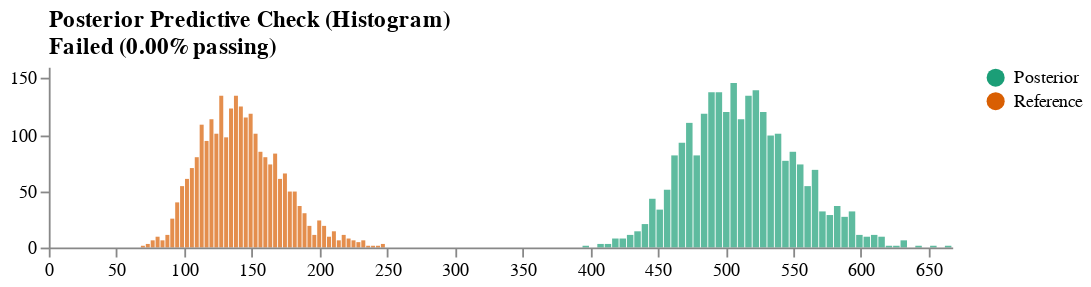

Here is the notebook cell this chart was saved with:
### Code cell
result, schema = checks.posterior_predictive(r30, i30, tests=[checks.KL(1)])
vega.ipy_display(schema)

### Figure 1 — Vega specification as saved in the notebook (floating-point values rounded to 4 significant figures)
{"$schema": "https://vega.github.io/schema/vega/v5.json", "axes": [{"orient": "bottom", "scale": "xscale", "zindex": 1}, {"orient": "left", "scale": "yscale", "tickCount": 5, "zindex": 1}], "data": [{"name": "binned", "values": [{"bin0": 394.3, "bin1": 399.8, "count": 1, "label": "Posterior"}, {"bin0": 399.8, "bin1": 405.3, "count": 0, "label": "Posterior"}, {"bin0": 405.3, "bin1": 410.7, "count": 3, "label": "Posterior"}, {"bin0": 410.7, "bin1": 416.2, "count": 3, "label": "Posterior"}, {"bin0": 416.2, "bin1": 421.7, "count": 8, "label": "Posterior"}, {"bin0": 421.7, "bin1": 427.1, "count": 8, "label": "Posterior"}, {"bin0": 427.1, "bin1": 432.6, "count": 11, "label": "Posterior"}, {"bin0": 432.6, "bin1": 438.1, "count": 14, "label": "Posterior"}, {"bin0": 438.1, "bin1": 443.5, "count": 21, "label": "Posterior"}, {"bin0": 443.5, "bin1": 449.0, "count": 44, "label": "Posterior"}, {"bin0": 449.0, "bin1": 454.5, "count": 33, "label": "Posterior"}, {"bin0": 454.5, "bin1": 459.9, "count": 52, "label": "Posterior"}, {"bin0": 459.9, "bin1": 465.4, "count": 81, "label": "Posterior"}, {"bin0": 465.4, "bin1": 470.8, "count": 93, "label": "Posterior"}, {"bin0": 470.8, "bin1": 476.3, "count": 111, "label": "Posterior"}, {"bin0": 476.3, "bin1": 481.8, "count": 81, "label": "Posterior"}, {"bin0": 481.8, "bin1": 487.2, "count": 119, "label": "Posterior"}, {"bin0": 487.2, "bin1": 492.7, "count": 137, "label": "Posterior"}, {"bin0": 492.7, "bin1": 498.2, "count": 138, "label": "Posterior"}, {"bin0": 498.2, "bin1": 503.6, "count": 120, "label": "Posterior"}, {"bin0": 503.6, "bin1": 509.1, "count": 146, "label": "Posterior"}, {"bin0": 509.1, "bin1": 514.6, "count": 114, "label": "Posterior"}, {"bin0": 514.6, "bin1": 520.0, "count": 135, "label": "Posterior"}, {"bin0": 520.0, "bin1": 525.5, "count": 140, "label": "Posterior"}, {"bin0": 525.5, "bin1": 530.9, "count": 120, "label": "Posterior"}, {"bin0": 530.9, "bin1": 536.4, "count": 99, "label": "Posterior"}, {"bin0": 536.4, "bin1": 541.9, "count": 101, "label": "Posterior"}, {"bin0": 541.9, "bin1": 547.3, "count": 77, "label": "Posterior"}, {"bin0": 547.3, "bin1": 552.8, "count": 85, "label": "Posterior"}, {"bin0": 552.8, "bin1": 558.3, "count": 73, "label": "Posterior"}, {"bin0": 558.3, "bin1": 563.7, "count": 54, "label": "Posterior"}, {"bin0": 563.7, "bin1": 569.2, "count": 68, "label": "Posterior"}, {"bin0": 569.2, "bin1": 574.7, "count": 32, "label": "Posterior"}, {"bin0": 574.7, "bin1": 580.1, "count": 29, "label": "Posterior"}, {"bin0": 580.1, "bin1": 585.6, "count": 37, "label": "Posterior"}, {"bin0": 585.6, "bin1": 591.0, "count": 27, "label": "Posterior"}, {"bin0": 591.0, "bin1": 596.5, "count": 32, "label": "Posterior"}, {"bin0": 596.5, "bin1": 602.0, "count": 11, "label": "Posterior"}, {"bin0": 602.0, "bin1": 607.4, "count": 9, "label": "Posterior"}, {"bin0": 607.4, "bin1": 612.9, "count": 11, "label": "Posterior"}, {"bin0": 612.9, "bin1": 618.4, "count": 10, "label": "Posterior"}, {"bin0": 618.4, "bin1": 623.8, "count": 1, "label": "Posterior"}, {"bin0": 623.8, "bin1": 629.3, "count": 1, "label": "Posterior"}, {"bin0": 629.3, "bin1": 634.8, "count": 6, "label": "Posterior"}, {"bin0": 634.8, "bin1": 640.2, "count": 0, "label": "Posterior"}, {"bin0": 640.2, "bin1": 645.7, "count": 1, "label": "Posterior"}, {"bin0": 645.7, "bin1": 651.2, "count": 0, "label": "Posterior"}, {"bin0": 651.2, "bin1": 656.6, "count": 2, "label": "Posterior"}, {"bin0": 656.6, "bin1": 662.1, "count": 0, "label": "Posterior"}, {"bin0": 662.1, "bin1": 667.5, "count": 1, "label": "Posterior"}, {"bin0": 68.05, "bin1": 71.67, "count": 2, "label": "Reference"}, {"bin0": 71.67, "bin1": 75.29, "count": 4, "label": "Reference"}, {"bin0": 75.29, "bin1": 78.91, "count": 7, "label": "Reference"}, {"bin0": 78.91, "bin1": 82.53, "count": 10, "label": "Reference"}, {"bin0": 82.53, "bin1": 86.14, "count": 6, "label": "Reference"}, {"bin0": 86.14, "bin1": 89.76, "count": 12, "label": "Reference"}, {"bin0": 89.76, "bin1": 93.38, "count": 25, "label": "Reference"}, {"bin0": 93.38, "bin1": 97.0, "count": 40, "label": "Reference"}, {"bin0": 97.0, "bin1": 100.6, "count": 54, "label": "Reference"}, {"bin0": 100.6, "bin1": 104.2, "count": 61, "label": "Reference"}, {"bin0": 104.2, "bin1": 107.9, "count": 70, "label": "Reference"}, {"bin0": 107.9, "bin1": 111.5, "count": 80, "label": "Reference"}, {"bin0": 111.5, "bin1": 115.1, "count": 109, "label": "Reference"}, {"bin0": 115.1, "bin1": 118.7, "count": 94, "label": "Reference"}, {"bin0": 118.7, "bin1": 122.3, "count": 113, "label": "Reference"}, {"bin0": 122.3, "bin1": 125.9, "count": 101, "label": "Reference"}, {"bin0": 125.9, "bin1": 129.6, "count": 134, "label": "Reference"}, {"bin0": 129.6, "bin1": 133.2, "count": 97, "label": "Reference"}, {"bin0": 133.2, "bin1": 136.8, "count": 123, "label": "Reference"}, {"bin0": 136.8, "bin1": 140.4, "count": 134, "label": "Reference"}, {"bin0": 140.4, "bin1": 144.0, "count": 125, "label": "Reference"}, {"bin0": 144.0, "bin1": 147.7, "count": 116, "label": "Reference"}, {"bin0": 147.7, "bin1": 151.3, "count": 118, "label": "Reference"}, {"bin0": 151.3, "bin1": 154.9, "count": 101, "label": "Reference"}, {"bin0": 154.9, "bin1": 158.5, "count": 85, "label": "Reference"}, {"bin0": 158.5, "bin1": 162.1, "count": 80, "label": "Reference"}, {"bin0": 162.1, "bin1": 165.8, "count": 73, "label": "Reference"}, {"bin0": 165.8, "bin1": 169.4, "count": 83, "label": "Reference"}, {"bin0": 169.4, "bin1": 173.0, "count": 61, "label": "Reference"}, {"bin0": 173.0, "bin1": 176.6, "count": 66, "label": "Reference"}, {"bin0": 176.6, "bin1": 180.2, "count": 50, "label": "Reference"}, {"bin0": 180.2, "bin1": 183.8, "count": 49, "label": "Reference"}, {"bin0": 183.8, "bin1": 187.5, "count": 37, "label": "Reference"}, {"bin0": 187.5, "bin1": 191.1, "count": 31, "label": "Reference"}, {"bin0": 191.1, "bin1": 194.7, "count": 19, "label": "Reference"}, {"bin0": 194.7, "bin1": 198.3, "count": 11, "label": "Reference"}, {"bin0": 198.3, "bin1": 201.9, "count": 24, "label": "Reference"}, {"bin0": 201.9, "bin1": 205.6, "count": 20, "label": "Reference"}, {"bin0": 205.6, "bin1": 209.2, "count": 9, "label": "Reference"}, {"bin0": 209.2, "bin1": 212.8, "count": 15, "label": "Reference"}, {"bin0": 212.8, "bin1": 216.4, "count": 7, "label": "Reference"}, {"bin0": 216.4, "bin1": 220.0, "count": 11, "label": "Reference"}, {"bin0": 220.0, "bin1": 223.7, "count": 8, "label": "Reference"}, {"bin0": 223.7, "bin1": 227.3, "count": 7, "label": "Reference"}, {"bin0": 227.3, "bin1": 230.9, "count": 5, "label": "Reference"}, {"bin0": 230.9, "bin1": 234.5, "count": 6, "label": "Reference"}, {"bin0": 234.5, "bin1": 238.1, "count": 1, "label": "Reference"}, {"bin0": 238.1, "bin1": 241.7, "count": 1, "label": "Reference"}, {"bin0": 241.7, "bin1": 245.4, "count": 2, "label": "Reference"}, {"bin0": 245.4, "bin1": 249.0, "count": 3, "label": "Reference"}]}, {"name": "xref", "values": []}, {"name": "yref", "values": []}, {"name": "_ranges", "source": ["binned"], "transform": [{"as": ["min", "max"], "fields": ["bin0", "bin1"], "ops": ["min", "max"], "type": "aggregate"}]}], "description": "Histogram for visualizing a univariate distribution using static bins.", "height": 100, "legends": [{"fill": "color"}], "marks": [{"encode": {"hover": {"fill": {"value": "firebrick"}}, "update": {"fill": {"field": "label", "scale": "color"}, "opacity": {"value": 0.7}, "tooltip": {"field": "count"}, "x": {"field": "bin0", "scale": "xscale"}, "x2": {"field": "bin1", "offset": -0.5, "scale": "xscale"}, "y": {"field": "count", "scale": "yscale"}, "y2": {"scale": "yscale", "value": 0}}}, "from": {"data": "binned"}, "name": "bins", "type": "rect"}, {"clip": true, "encode": {"enter": {"stroke": {"value": "red"}}, "update": {"opacity": {"value": 1}, "x": {"field": "value", "scale": "xscale"}, "y": {"signal": "height"}, "y2": {"value": 0}}}, "from": {"data": "xref"}, "name": "x_highlights", "type": "rule"}, {"clip": true, "encode": {"enter": {"stroke": {"value": "red"}}, "update": {"opacity": {"value": 1}, "x": {"signal": "width"}, "x2": {"value": 0}, "y": {"field": "count", "scale": "yscale"}}}, "from": {"data": "yref"}, "name": "y_highlights", "type": "rule"}], "padding": 5, "scales": [{"domain": {"data": "_ranges", "fields": ["min", "max"]}, "name": "xscale", "range": "width", "type": "linear"}, {"domain": {"data": "binned", "field": "count"}, "name": "yscale", "nice": true, "range": "height", "round": true, "type": "linear", "zero": true}, {"domain": {"data": "binned", "field": "label"}, "name": "color", "range": {"scheme": "dark2"}, "type": "ordinal"}], "title": {"anchor": "start", "frame": "group", "orient": "top", "text": ["Posterior Predictive Check (Histogram)", "Failed (0.00% passing)"]}, "width": 500}
